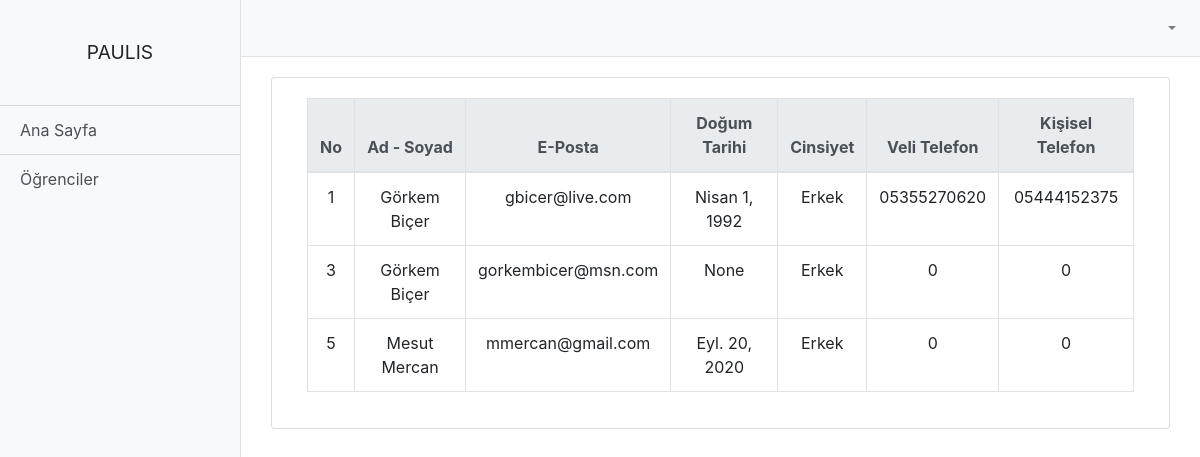
Page /student/student_list/ (signed in) on the committed database.
### student/models.py (models this page shows, shortened)
class student(models.Model):
    author = models.ForeignKey("auth.user",on_delete=models.CASCADE,verbose_name="Kullanıcı Adı")
    avatar = models.ImageField(upload_to = 'media/profile_image', blank=True,verbose_name="Fotoğraf")
    name = models.CharField(default='',max_length = 50,verbose_name = "Adı")
    surname = models.CharField(default='',max_length = 50,verbose_name = "Soyadı")
    birthday = models.DateField(blank=True, null=True,verbose_name = "Doğum Tarihi")
    email = models.EmailField(default='',verbose_name = "E-Posta")
    phone = models.CharField(default=0,max_length=11,verbose_name = "Telefon Numarası")
    parent_phone = models.CharField(default=0,max_length=11,verbose_name = "Veli Telefon Numarası")
    gender_choice = (
        ('Erkek', 'Erkek'),
        ('Kadın', 'Kadın'),)
    gender = models.CharField(max_length = 30,blank=True, null=True,choices = gender_choice,verbose_name = "Cinsiyet")
    created_date = models.DateTimeField(auto_now_add=True,verbose_name="Kayıt Tarihi")

### student/views.py (the view)
# urls.py: path('student_list/',views.student_list,name = "student_list"),
@login_required
def student_list(request):
    students = student.objects.all()
    return render(request,"student_list.html",{"students":students})

### templates/student_list.html (shortened to what this page needs)
{% extends 'layout.html' %}
{% block body %}
 <div class="table-responsive">
    <table id="studenttable" class="table table-bordered table-hover" data-page-length='100'>
      <thead class="thead-light">
        <tr>
          <th>No</th>
          <th>Ad - Soyad</th>
          <th>E-Posta</th>
          <th>Doğum Tarihi</th>
          <th>Cinsiyet</th>
          <th>Veli Telefon</th>
          <th>Kişisel Telefon</th>
        </tr>
      </thead>
      <tbody>
        {% for student in students %}
          <tr class='clickable-row' data-href="{% url 'student:detail' student.author_id %}">
            <td>{{ student.author_id}}</td>
            <td>{{ student.name}} {{student.surname }} </td>
            <td>{{ student.email}}</td>
            <td>{{ student.birthday}}</td>
            <td>{{ student.gender}}</td>
            <td>{{ student.parent_phone}}</td>
            <td>{{ student.phone}}</td>
          </tr>
        {% endfor %}
      </tbody>
    </table>
  </div>
{% endblock body %}

### rows in the picture
student: author_id "1", name "Görkem", surname "Biçer", email "gbicer@live.com", birthday "Nisan 1, 1992", gender "Erkek", parent_phone "05355270620", phone "05444152375"
student: author_id "3", name "Görkem", surname "Biçer", email "gorkembicer@msn.com", birthday "None", gender "Erkek", parent_phone "0", phone "0"
student: author_id "5", name "Mesut", surname "Mercan", email "mmercan@gmail.com", birthday "Eyl. 20, 2020", gender "Erkek", parent_phone "0", phone "0"
